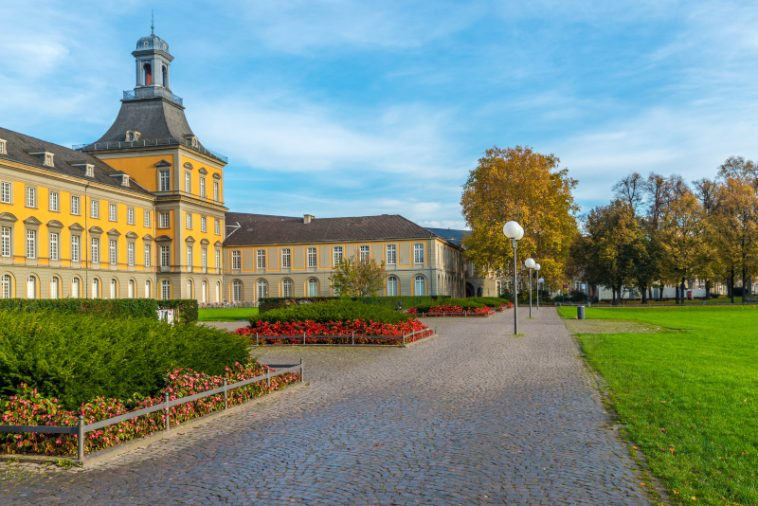
#> input picture data/bonn.jpg, 758 x 506 px
$ python template5.py
#> lines starting #> are read from the running program, lines starting #| are printed output that depends on the picture
# Template for Exercise 5 – Canny Edge Detector

import cv2
import numpy as np
import matplotlib.pyplot as plt


def gaussian_smoothing(img, sigma):
    """
    Apply Gaussian smoothing to reduce noise.
    """
    # In OpenCV, if the kernel size is specified as (0, 0), it is automatically
    # calculated from the sigma value. This is the recommended practice.
    # The kernel is created based on the Gaussian function:
    # G(x,y) = (1 / (2 * pi * sigma^2)) * exp(-(x^2 + y^2) / (2 * sigma^2))
    # This kernel is then convolved with the image to produce the smoothed result.

    smoothed_img = cv2.GaussianBlur(img, (0, 0), sigmaX=sigma, sigmaY=sigma)

    return smoothed_img


def compute_gradients(img):
    """
    Compute gradient magnitude and direction using manual Sobel convolution.

    This implementation is based on the formulas shown in the image:
    - Gx and Gy are calculated by convolving the image with Sobel kernels.
    - Magnitude M(x,y) = sqrt(gx^2 + gy^2)
    - Phase/Angle α(x,y) = arctan(gy / gx)

    This function does not use the cv2 library.

    Args:
        img: A 2D numpy array representing the grayscale image.

    Returns:
        A tuple containing:
        - gradient_magnitude (np.ndarray): The gradient magnitude, normalized to 0-255.
        - gradient_angle (np.ndarray): The gradient direction in radians (-pi to +pi).
    """

    # Define the 3x3 Sobel kernels for approximating derivatives in x and y
    Kx = np.array([[-1, 0, 1],
                   [-2, 0, 2],
                   [-1, 0, 1]])

    Ky = np.array([[-1, -2, -1],
                   [ 0,  0,  0],
                   [ 1,  2,  1]])

    # Get the dimensions of the input image
    height, width = img.shape

    # Initialize arrays to store the gradients in x and y directions
    sobelx = np.zeros_like(img, dtype=np.float64)
    sobely = np.zeros_like(img, dtype=np.float64)

    # Manually convolve the image with the Sobel kernels
    # We iterate over each pixel, ignoring a 1-pixel border to handle the kernel size
    for i in range(1, height - 1):
        for j in range(1, width - 1):
            # Select a 3x3 neighborhood of pixels
            neighborhood = img[i-1:i+2, j-1:j+2]

            # Compute the gradient in the x-direction (gx)
            gx = np.sum(neighborhood * Kx)
            sobelx[i, j] = gx

            # Compute the gradient in the y-direction (gy)
            gy = np.sum(neighborhood * Ky)
            sobely[i, j] = gy

    # Calculate the gradient magnitude using the formula from the image (L2 Norm)
    gradient_magnitude = np.sqrt(sobelx**2 + sobely**2)

    # Normalize the magnitude to a 0-255 scale for easier processing later.
    if gradient_magnitude.max() > 0:
        gradient_magnitude = (gradient_magnitude / gradient_magnitude.max()) * 255

    # Calculate the gradient angle.
    # We use arctan2(gy, gx) as it correctly handles all quadrants and
    # avoids division-by-zero errors, which is a robust implementation
    # of the formula α = tan⁻¹(gy/gx).
    gradient_angle = np.arctan2(sobely, sobelx)

    return gradient_magnitude, gradient_angle


def nonmax_suppression(mag, ang):
    """
    Perform non-maximum suppression to thin edges.
    """
    # Get the dimensions of the input images
    height, width = mag.shape

    # Initialize an output image of the same size with zeros
    suppressed_img = np.zeros_like(mag, dtype=mag.dtype)

    # Convert angles from radians to degrees for easier quantization.
    # We map all angles to the range [0, 180) because opposite directions
    # (e.g., 10° and 190°) lie on the same line.
    angles_deg = np.degrees(ang)
    # np.degrees returns angles in the range [-180, 180].
    angles_deg[angles_deg < 0] += 180
    # Here, angles are now in [0, 180).

    # Iterate over each pixel, ignoring the 1-pixel border to ensure
    # all neighbors are within bounds.
    for i in range(1, height - 1):
        for j in range(1, width - 1):

            angle = angles_deg[i, j]
            current_mag = mag[i, j]

            # --- Quantize the angle to one of 4 directions ---

            # Direction 1: Horizontal edge (gradient is vertical)
            # Check neighbors above and below.
            if (67.5 <= angle < 112.5):
                neighbor1 = mag[i - 1, j]
                neighbor2 = mag[i + 1, j]

            # Direction 2: +45° diagonal edge (gradient is at 135°)
            # Check neighbors at top-right and bottom-left.
            elif (112.5 <= angle < 157.5):
                neighbor1 = mag[i - 1, j + 1]
                neighbor2 = mag[i + 1, j - 1]

            # Direction 3: -45° diagonal edge (gradient is at 45°)
            # Check neighbors at top-left and bottom-right.
            elif (22.5 <= angle < 67.5):
                neighbor1 = mag[i - 1, j - 1]
                neighbor2 = mag[i + 1, j + 1]

            # Direction 0: Vertical edge (gradient is horizontal)
            # Check neighbors to the left and right.
            # This covers angles from [0, 22.5) and [157.5, 180].
            else:
                neighbor1 = mag[i, j - 1]
                neighbor2 = mag[i, j + 1]

            # --- Perform the suppression check ---
            # If the current pixel's magnitude is greater than its neighbors
            # along the gradient direction, keep it. Otherwise, suppress it.
            if current_mag > neighbor1 and current_mag > neighbor2:
                suppressed_img[i, j] = current_mag
            else:
                suppressed_img[i, j] = 0

    return suppressed_img


def double_threshold(nms, low, high):
    """
    Apply double thresholding to classify strong, weak, and non-edges.
    Return thresholded edge map.
    """

    # Define constants for pixel intensity values for clarity.
    # These will be the labels in our new map.
    strong_pixel_val = 255
    weak_pixel_val = 70  # An arbitrary intermediate value.

    height, width = nms.shape
    # nms is the input image after non-maximum suppression.

    # Create an image to store the result of the classification.
    classified_map = np.zeros((height, width), dtype=np.uint8)

    # Find the coordinates (indices) of pixels that fall into each category.
    strong_i, strong_j = np.where(nms >= high)
    weak_i, weak_j = np.where((nms < high) & (nms >= low))

    # 3. Set the corresponding pixel values (labels) in our classified map.
    classified_map[strong_i, strong_j] = strong_pixel_val
    classified_map[weak_i, weak_j] = weak_pixel_val

    return classified_map, weak_pixel_val, strong_pixel_val


def hysteresis(edge_map, weak, strong):
    """
    Perform edge tracking by hysteresis.
    Return final binary edge map.
    """


    high_threshold = edge_map.max() * 0.09
    low_threshold = high_threshold * 0.05

    # Get the dimensions of the input image
    height, width = edge_map.shape

    # Create a new array to store the final edge map
    final_edge_map = np.zeros((height, width), dtype=np.uint8)

    # Define constants for weak and strong pixels for clarity
    WEAK_PIXEL = 75
    STRONG_PIXEL = 255

    # --- Step 1: Initial Classification ---
    # Identify strong pixels (above high threshold)
    strong_i, strong_j = np.where(edge_map >= high_threshold)
    final_edge_map[strong_i, strong_j] = STRONG_PIXEL

    # Identify weak pixels (between low and high thresholds)
    weak_i, weak_j = np.where((edge_map >= low_threshold) & (edge_map < high_threshold))
    final_edge_map[weak_i, weak_j] = WEAK_PIXEL

    # --- Step 2: Edge Tracking by Hysteresis ---
    # The image illustrates that a weak pixel (center) is promoted to a strong one
    # if it is connected to a strong pixel. We iterate through the image and check
    # the 8-pixel neighborhood of each weak pixel.
    for i in range(1, height - 1):
        for j in range(1, width - 1):
            if final_edge_map[i, j] == WEAK_PIXEL:
                # Check the 3x3 neighborhood for any strong pixels
                if np.any(final_edge_map[i-1:i+2, j-1:j+2] == STRONG_PIXEL):
                    final_edge_map[i, j] = STRONG_PIXEL
                else:
                    # If no strong pixel is found in the neighborhood, suppress this weak pixel
                    final_edge_map[i, j] = 0

    return final_edge_map


def compute_metrics(manual_edges, cv_edges):
    """
    Compute MAD, precision, recall, and F1-score between two binary edge maps.
    """
        # --- Compute Mean Absolute Difference (MAD) ---
    # Convert images to float to avoid data type issues during subtraction
    # The difference is normalized by 255 to get a value between 0 and 1
    mad = np.mean(np.abs(manual_edges.astype(float) - cv_edges.astype(float))) / 255.0

    # --- Compute F1-Score ---
    # Convert images to boolean arrays (True for edge, False for non-edge)
    my_bool = manual_edges > 0
    opencv_bool = cv_edges > 0

    # True Positives (TP): Correctly identified edge pixels
    tp = np.sum(np.logical_and(my_bool, opencv_bool))

    # False Positives (FP): Pixels you identified as an edge, but aren't
    fp = np.sum(np.logical_and(my_bool, np.logical_not(opencv_bool)))

    # False Negatives (FN): Actual edge pixels that you missed
    fn = np.sum(np.logical_and(np.logical_not(my_bool), opencv_bool))

    # Add a small epsilon to denominators to prevent division by zero
    epsilon = 1e-10

    # Calculate Precision and Recall
    precision = tp / (tp + fp + epsilon)
    recall = tp / (tp + fn + epsilon)

    # Calculate F1-Score
    f1_score = 2 * (precision * recall) / (precision + recall + epsilon)

    return f1_score, mad


def plot_results(images, labels, figsize=(15, 10), cols=3):
    """
    A standalone function to plot a list of images with their corresponding labels in a grid.

    Args:
        images (list): A list of image arrays to be displayed.
        labels (list): A list of string titles for each image.
        figsize (tuple): The default size of the matplotlib figure.
        cols (int): The number of columns in the subplot grid.
    """
    # Ensure that the number of images matches the number of labels.
    if len(images) != len(labels):
        print("Error: The number of images and labels must be the same.")
        return

    # Automatically calculate the number of rows required to display all images.
    # np.ceil ensures that we have enough rows for all images, even if len(images) is not a multiple of cols.
    rows = int(np.ceil(len(images) / cols))

    plt.figure(figsize=figsize)

    # Iterate through the images and labels to create a subplot for each.
    for i, (image, label) in enumerate(zip(images, labels)):
        # The subplot index starts from 1.
        plt.subplot(rows, cols, i + 1)
        plt.imshow(image, cmap='gray')
        plt.title(label)
        plt.axis('off') # Hide the axes for a cleaner look.

    # Adjust the layout to prevent titles and images from overlapping.
    plt.tight_layout()
    plt.show()


SIGMA = 0.4
LOW_THRESHOLD_RATIO = 0.3
HIGH_THRESHOLD_RATIO = 0.9


# ==========================================================

# TODO: 1. Load the grayscale image 'bonn.jpg'
img_path = 'data/bonn.jpg'
original_image = cv2.imread(img_path, cv2.IMREAD_GRAYSCALE)
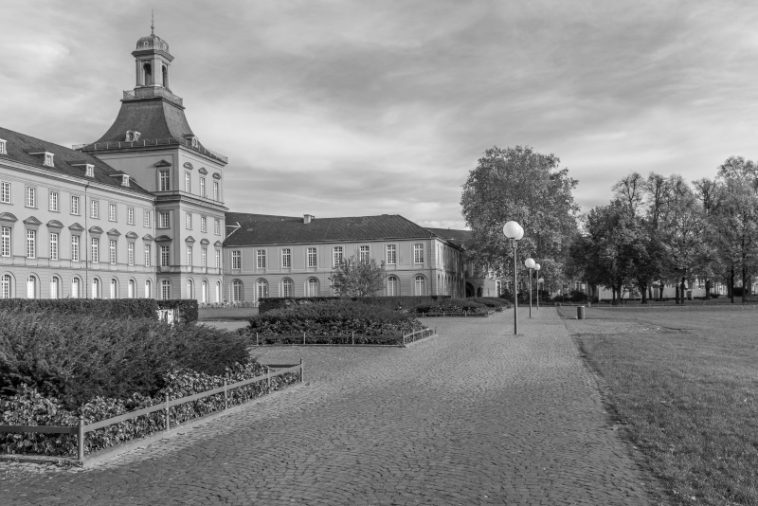
#> original_image: shape (506, 758); min 0, max 255, mean 136.3


# TODO: 2. Smooth the image using your Gaussian function
smoothed_image = gaussian_smoothing(original_image, SIGMA)

# cv2.imshow('Smoothed Image', smoothed_image)
# cv2.waitKey(0)
# cv2.destroyAllWindows()


# TODO: 3. Compute gradients (magnitude and direction)

gradient_magnitude, gradient_angle = compute_gradients(smoothed_image)
#> after the loop in compute_gradients, `for i in range(1, height - 1):`:
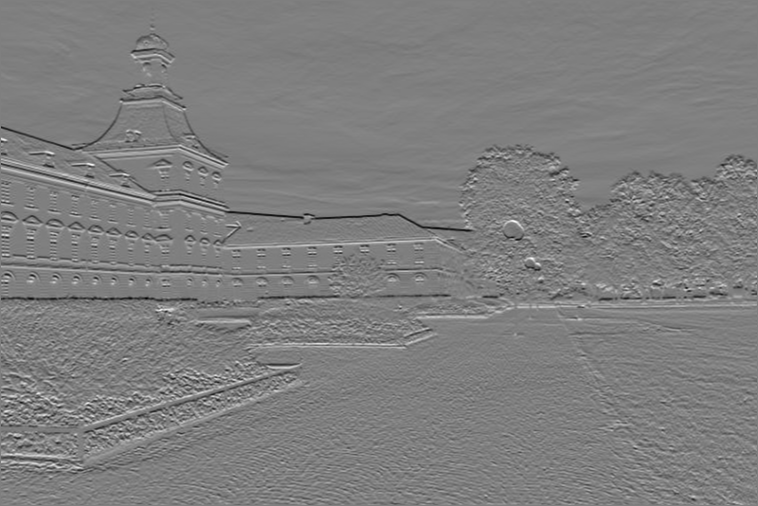
#> sobely: shape (506, 758) float64; min -544, max 547, mean -1.4; drawn with min black and max white
#> in compute_gradients, `gradient_angle = np.arctan2(sobely, sobelx)`:
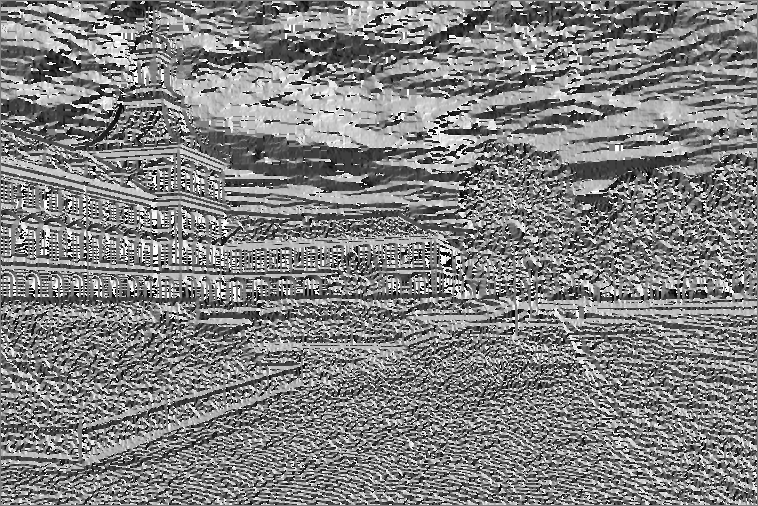
#> gradient_angle: shape (506, 758) float64; min -3.14, max 3.14, mean 0.0468; drawn with min black and max white


# cv2.imshow('Gradient Magnitude', gradient_angle)
# cv2.waitKey(0)
# cv2.destroyAllWindows()

# TODO: 4. Apply non-maximum suppression
suppressed_image = nonmax_suppression(gradient_magnitude, gradient_angle)
#> in nonmax_suppression, `angles_deg[angles_deg < 0] += 180`:
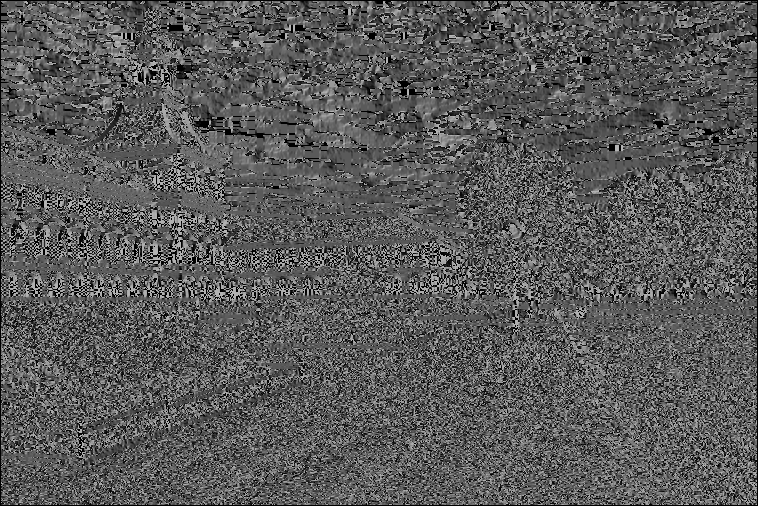
#> angles_deg: shape (506, 758) float64; min 0, max 180, mean 89.6
#> after the loop in nonmax_suppression, `for i in range(1, height - 1):`:
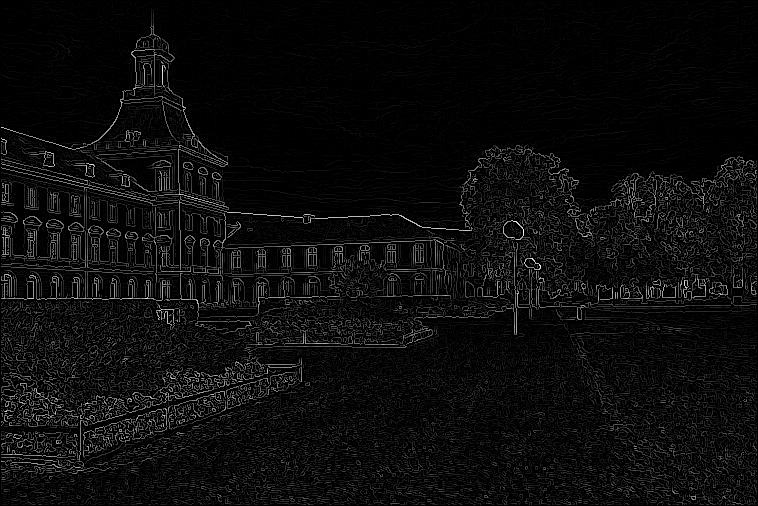
#> suppressed_img: shape (506, 758) float64; min 0, max 255, mean 12.3

# cv2.imshow('Non-Maximum Suppression', suppressed_image)
# cv2.waitKey(0)
# cv2.destroyAllWindows()

# TODO: 5. Apply double threshold (choose suitable low/high values)
high_threshold = original_image.max() * HIGH_THRESHOLD_RATIO
#> high_threshold = 229.5
low_threshold = high_threshold * LOW_THRESHOLD_RATIO
#> low_threshold = 68.85


classified_image, weak_val, strong_val = double_threshold(suppressed_image, low_threshold, high_threshold)
#> in double_threshold, `strong_i, strong_j = np.where(nms >= high)`: strong_i = [68, 69, 70, 221, 221, 228, 229, 230, 231, 232, 258, 258, 264, 265, 266, 298]; strong_j = [162, 162, 162, 514, 515, 522, 523, 523, 523, 523, 531, 532, 539, 539, 540, 146]
#> weak_val = 70; strong_val = 255

# cv2.imshow('Double Thresholding', classified_image)
# cv2.waitKey(0)
# cv2.destroyAllWindows()

# TODO: 6. Perform hysteresis to obtain final edges
manual_edges = hysteresis(classified_image, weak_val, strong_val)
#> in hysteresis, `high_threshold = edge_map.max() * 0.09`: high_threshold = 22.95
#> in hysteresis, `low_threshold = high_threshold * 0.05`: low_threshold = 1.15
#> in hysteresis, `weak_i, weak_j = np.where((edge_map >= low_threshold) & (edge_map < hi..`: weak_i = empty array
#> after the loop in hysteresis, `for i in range(1, height - 1):`:
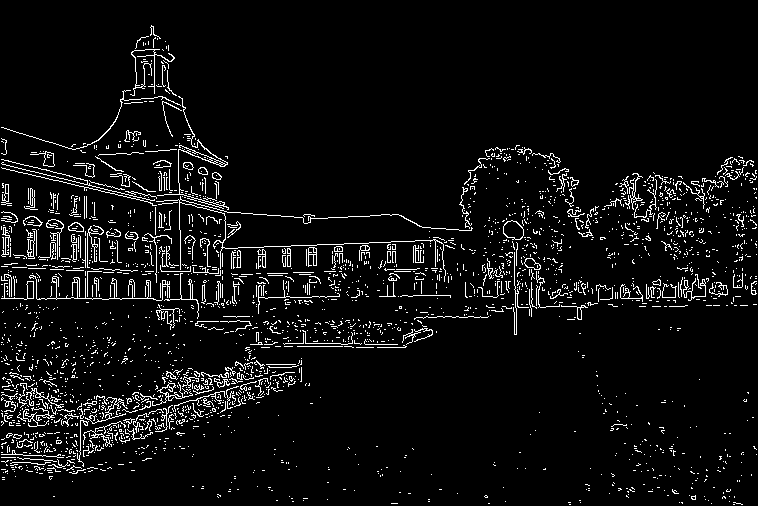
#> final_edge_map: shape (506, 758); 5.5% white in thin lines or dots


# TODO: 7. Compare your result with cv2.Canny using MAD and F1-score
opencv_canny_edges = cv2.Canny(original_image, low_threshold, high_threshold)
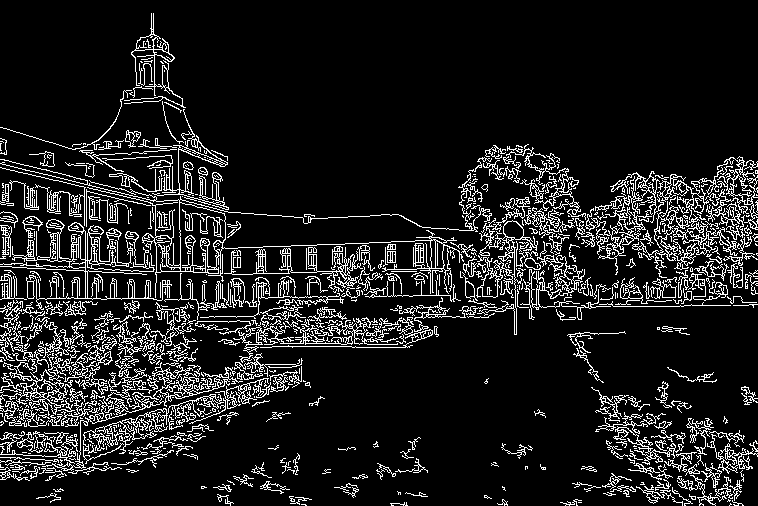
#> opencv_canny_edges: shape (506, 758); 11.8% white in thin lines or dots

f1, mad = compute_metrics(manual_edges, opencv_canny_edges)
#> in compute_metrics, `mad = np.mean(np.abs(manual_edges.astype(float) - cv_edges.astype(floa..`: mad = 0.0694
#> in compute_metrics, `my_bool = manual_edges > 0`: my_bool: shape (506, 758) bool; 5.5% white in thin lines or dots
#> in compute_metrics, `opencv_bool = cv_edges > 0`: opencv_bool: shape (506, 758) bool; 11.8% white in thin lines or dots
#> in compute_metrics, `tp = np.sum(np.logical_and(my_bool, opencv_bool))`: tp = 20031
#> in compute_metrics, `fp = np.sum(np.logical_and(my_bool, np.logical_not(opencv_bool)))`: fp = 1251
#> in compute_metrics, `fn = np.sum(np.logical_and(np.logical_not(my_bool), opencv_bool))`: fn = 25368
#> in compute_metrics, `precision = tp / (tp + fp + epsilon)`: precision = 0.941
#> in compute_metrics, `recall = tp / (tp + fn + epsilon)`: recall = 0.441
#> in compute_metrics, `f1_score = 2 * (precision * recall) / (precision + recall + epsilon)`: f1_score = 0.601
#> f1 = 0.601; mad = 0.0694

# Print the results
print("\n--- Comparison Metrics ---")
print(f"Mean Absolute Difference (MAD): {mad:.4f}")
#| Mean Absolute Difference (MAD): 0.0694
print(f"F1-Score: {f1:.4f}")
#| F1-Score: 0.6008


# [14 lines of commented-out code are left out]


plot_results(
    images=[original_image, manual_edges, opencv_canny_edges],
    labels=['Original Image', 'My Canny Edges', 'OpenCV Canny Edges'],
    figsize=(12, 6),
    cols=2
)
#> in plot_results, `rows = int(np.ceil(len(images) / cols))`: rows = 2
#> the loop in plot_results, `for i, (image, label) in enumerate(zip(images, labels)):` made 3 passes
#> label on passes 1 to 3: 'Original Image', 'My Canny Edges', 'OpenCV Canny Edges'

$ run again, with data/left.jpg copied over data/bonn.jpg
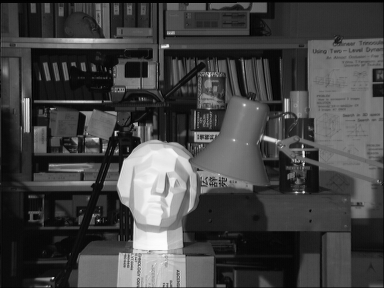
#> input picture data/left.jpg, 384 x 288 px
#> original_image is the input picture: shape (288, 384); min 0, max 253, mean 67.6
#> `high_threshold = original_image.max() * HIGH_THRESHOLD_RATIO`: high_threshold = 227.7
#> `low_threshold = high_threshold * LOW_THRESHOLD_RATIO`: low_threshold = 68.31
#> in double_threshold, `strong_i, strong_j = np.where(nms >= high)`: strong_i = 36 values from 99 to 233; strong_j = 36 values, max 304 at index 11, min 29 at index 0, mean 124.5
#> in double_threshold, `weak_i, weak_j = np.where((nms < high) & (nms >= low))`: weak_i = 4896 values from 2 to 286; weak_j = 4896 values, max 382 at index 590, min 1 at index 1122, mean 156.7
#> weak_val = 70; strong_val = 255
#> in hysteresis, `high_threshold = edge_map.max() * 0.09`: high_threshold = 22.95
#> in hysteresis, `low_threshold = high_threshold * 0.05`: low_threshold = 1.15
#> in hysteresis, `strong_i, strong_j = np.where(edge_map >= high_threshold)`: strong_i = 4932 values from 2 to 286; strong_j = 4932 values, max 382 at index 590, min 1 at index 1122, mean 156.5
#> in hysteresis, `weak_i, weak_j = np.where((edge_map >= low_threshold) & (edge_map < hi..`: weak_i = empty array
#> after the loop in hysteresis, `for i in range(1, height - 1):`:
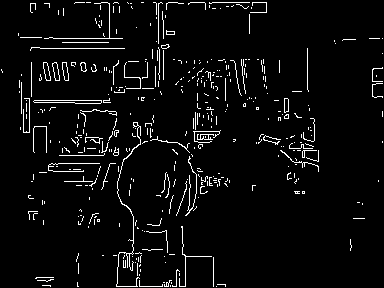
#> final_edge_map: shape (288, 384); 4.5% white in thin lines or dots
#> `opencv_canny_edges = cv2.Canny(original_image, low_threshold, high_thr..`:
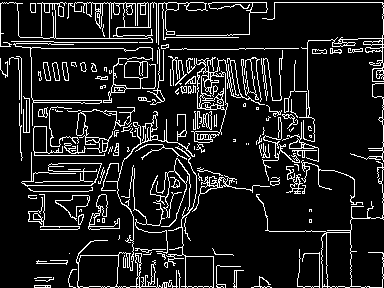
#> opencv_canny_edges: shape (288, 384); 12.1% white in thin lines or dots
#> in compute_metrics, `mad = np.mean(np.abs(manual_edges.astype(float) - cv_edges.astype(floa..`: mad = 0.0795
#> my_bool: shape (288, 384) bool; 4.5% white in thin lines or dots
#> opencv_bool: shape (288, 384) bool; 12.1% white in thin lines or dots
#> tp = 4743
#> fp = 189
#> fn = 8606
#> precision = 0.962
#> recall = 0.355
#> f1_score = 0.519
#> `f1, mad = compute_metrics(manual_edges, opencv_canny_edges)`: mad = 0.0795
#| Mean Absolute Difference (MAD): 0.0795
#| F1-Score: 0.5189
#> rows = 2
#> the loop in plot_results, `for i, (image, label) in enumerate(zip(images, labels)):` made 3 passes
#> label on passes 1 to 3: 'Original Image', 'My Canny Edges', 'OpenCV Canny Edges'
